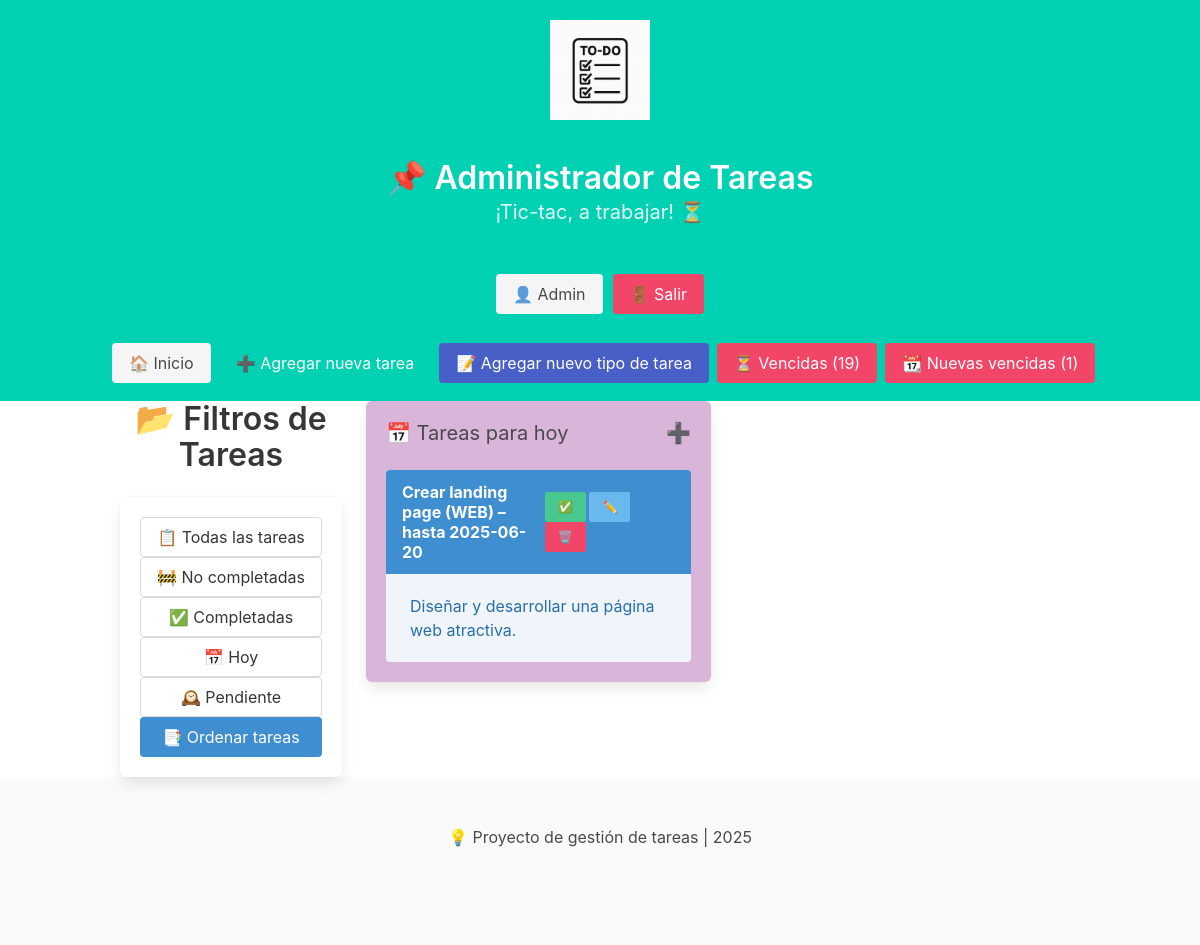
/?filter=hoy (signed in), run on the app's committed database.
### tables this page shows
CREATE TABLE tareas (
    id INT AUTO_INCREMENT PRIMARY KEY,
    titulo VARCHAR(100) NOT NULL,
    descripcion TEXT,
    fecha_limite DATE,
    completada BOOLEAN DEFAULT 0
);

CREATE TABLE tipo_tarea (
    code_de_tarea INT PRIMARY KEY,
    tipo_de_tarea VARCHAR(50) NOT NULL
);

### auth.php (called while the page is built, shortened)
<?php
function es_admin() {
    return isset($_SESSION["usuario_rol"]) && $_SESSION["usuario_rol"] == "admin";
}
?>

### index.php (the view, shortened to what this page needs)
<?php
include 'config.php';
include 'auth.php';
 ?>
<?php
$tareasHoy = $conn->query("
    SELECT tareas.*, tipo_tarea.tipo_de_tarea
    FROM tareas
    LEFT JOIN tipo_tarea ON tareas.code_de_tarea = tipo_tarea.code_de_tarea
    WHERE fecha_limite = CURDATE()
    ORDER BY fecha_limite ASC
");
?>
<!DOCTYPE html>
<html>
<head>
    <link rel="stylesheet" href="https://cdn.jsdelivr.net/npm/bulma@0.9.4/css/bulma.min.css">
    <link rel="stylesheet" href="style.css">
</head>
<body>
   <?php include 'header.php';?>
<div class="container">
    <div class="columns">
        <aside class="column is-3">
            <h1 class="title has-text-centered">📂 Filtros de Tareas</h1>
            <div class="box">
                <a class="button is-fullwidth" href="index.php">📋 Todas las tareas</a>
                <a class="button is-fullwidth" href="?filter=no_completadas">🚧 No completadas</a>
                <a class="button is-fullwidth" href="?filter=completadas">✅ Completadas</a>
                <a class="button is-fullwidth" href="?filter=hoy">📅 Hoy</a>
                <a class="button is-fullwidth" href="?filter=pendiente">🕰️ Pendiente</a>
                <a class="button is-fullwidth is-info" href="?filter=ordenar">📑 Ordenar tareas</a>
            </div>
        </aside>
        <?php if (!isset($_GET['form']) && !isset($_GET['form_tipo_tarea'])): ?>
        <div class="column is-9">
            <div class="columns is-multiline">
                <?php if (!isset($_GET['filter']) || $_GET['filter'] == 'hoy'): ?>
                    <div class="column is-half">
                        <div class="box has-background-rose-lavender">
                            <h2 class="subtitle" onclick="toggleBox('hoy')" style="cursor: pointer;">
                                📅 Tareas para hoy
                                <span id="icon-hoy" style="float: right;">➕</span>
                            </h2>
                            <div id="hoy" <?php if (!isset($_GET['filter'])): ?>style="display: none;"<?php endif;?>>
                                <?php while ($row = $tareasHoy->fetch_assoc()): ?>
                                <article class="message is-info">
                                    <div class="message-header">
                                        <p><?= htmlspecialchars($row['titulo']) ?>
                                            (<?= !empty($row['tipo_de_tarea']) ? htmlspecialchars($row['tipo_de_tarea']) : 'Sin tipo' ?>)
                                            – hasta <?= htmlspecialchars($row['fecha_limite']) ?></p>
                                        <div class="botones">
                                            <a class="button is-small is-success" href="completar.php?id=<?= $row['id'] ?>">✅</a>
                                            <?php if (es_admin()): ?>
                                                <a class="button is-small is-info" href="editar.php?id=<?= $row['id'] ?>">✏️</a>
                                                <a class="button is-small is-danger" href="eliminar.php?id=<?= $row['id'] ?>">🗑️</a>
                                            <?php endif; ?>
                                        </div>
                                    </div>
                                    <div class="message-body">
                                        <?= htmlspecialchars($row['descripcion']) ?>
                                    </div>
                                </article>
                                <?php endwhile; ?>
                            </div>
                        </div>
                    </div>
                    <?php endif; ?>
            </div>
        </div>
        <?php endif; ?>
    </div>
</div>
<?php include 'footer.php'; ?>
</body>
</html>

### style.css (style rules this page uses)
.botones { width: 150px; }
@media screen and (min-width: 1024px) { aside.column.is-3 { position: sticky; top: 190px; align-self: flex-start; z-index: 999; } }
.has-background-rose-lavender { background-color: #dab5da; }
.button.is-small.is-info { background-color: #69b9ee; }
.message-header p { width: 299px; }
@media screen and (max-width: 1220px) { .botones, .botonescompletadas { width: 100%; } }

### data on the page
tareas: titulo "Crear landing page", code_de_tarea.tipo_de_tarea "WEB", fecha_limite "2025-06-20", descripcion "Diseñar y desarrollar una página web atractiva."

### other printed values
$_SESSION["usuario_nombre"] "Admin"
$totalVencidas['total'] "19"
$nuevasVencidas['nuevos'] "1"
